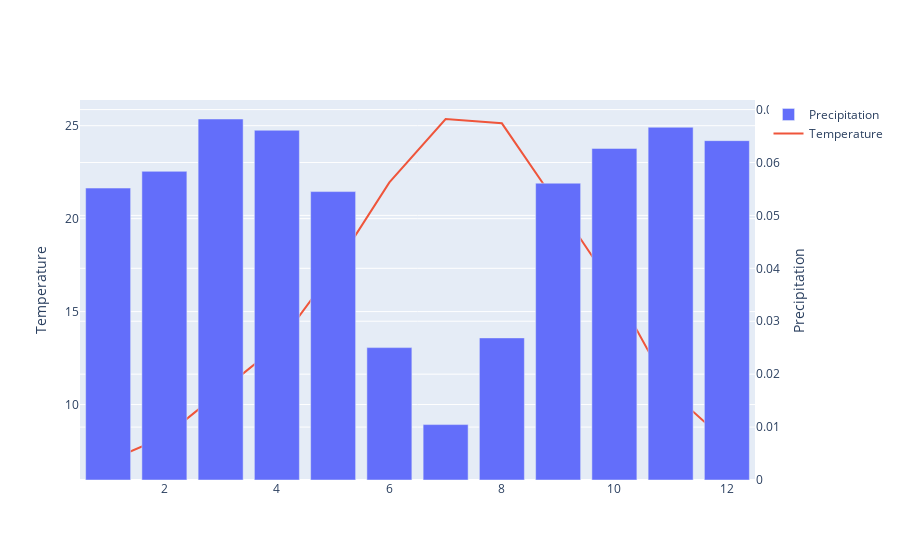

Notebook source saved alongside this figure:
### Code cell
import plotly.graph_objects as go
# Create a Plotly figure
fig = go.Figure()

# Add a bar chart for precipitation
fig.add_trace(go.Bar(
    x=precip_climatology.month,
    y=precip_climatology,
    name='Precipitation',
    # Set the y-axis to be on the right side
    yaxis='y2'
))

# Add a line chart for temperature
fig.add_trace(go.Scatter(
    x=avg_temp.month,
    y=avg_temp,
    mode='lines',
    name='Temperature',
))

# Set the layout to have two y-axes
fig.update_layout(
    yaxis=dict(title='Temperature'),
    yaxis2=dict(title='Precipitation', overlaying='y', side='right')
)

# Show the figure
fig.show()

### Figure 1 — Plotly figure (JSON) as saved in the notebook; plotly's stock layout.template omitted (floating-point values rounded to 4 significant figures)
{"data": [{"name": "Precipitation", "type": "bar", "x": [1, 2, 3, 4, 5, 6, 7, 8, 9, 10, 11, 12], "y": [0.05517, 0.05833, 0.06822, 0.06609, 0.0545, 0.02502, 0.01047, 0.02685, 0.05609, 0.06266, 0.06666, 0.06413], "yaxis": "y2"}, {"mode": "lines", "name": "Temperature", "type": "scatter", "x": [1, 2, 3, 4, 5, 6, 7, 8, 9, 10, 11, 12], "y": [6.964, 8.26, 10.69, 13.13, 17.23, 21.95, 25.36, 25.13, 20.71, 16.21, 10.71, 7.985]}], "layout": {"yaxis": {"title": {"text": "Temperature"}}, "yaxis2": {"overlaying": "y", "side": "right", "title": {"text": "Precipitation"}}}}
